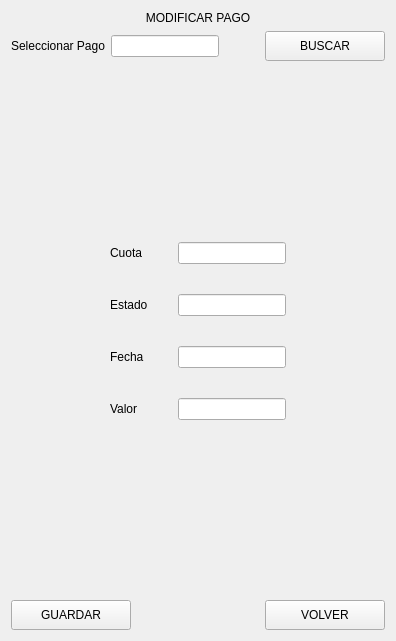
               <widget class="QWidget" name="page_11modificar_pago">
                <layout class="QVBoxLayout" name="verticalLayout_35">
                 <item>
                  <widget class="QLabel" name="label_56">
                   <property name="text">
                    <string>MODIFICAR PAGO</string>
                   </property>
                   <property name="alignment">
                    <set>Qt::AlignmentFlag::AlignCenter</set>
                   </property>
                  </widget>
                 </item>
                 <item>
                  <layout class="QHBoxLayout" name="horizontalLayout_30">
                   <item>
                    <widget class="QLabel" name="label_62">
                     <property name="text">
                      <string>Seleccionar Pago</string>
                     </property>
                    </widget>
                   </item>
                   <item>
                    <widget class="QLineEdit" name="lineEdit_35"/>
                   </item>
                   <item>
                    <spacer name="horizontalSpacer_36">
                     <property name="orientation">
                      <enum>Qt::Orientation::Horizontal</enum>
                     </property>
                     <property name="sizeHint" stdset="0">
                      <size>
                       <width>40</width>
                       <height>20</height>
                      </size>
                     </property>
                    </spacer>
                   </item>
                   <item>
                    <widget class="QPushButton" name="pushButton_27">
                     <property name="sizePolicy">
                      <sizepolicy hsizetype="Minimum" vsizetype="Fixed">
                       <horstretch>0</horstretch>
                       <verstretch>0</verstretch>
                      </sizepolicy>
                     </property>
                     <property name="minimumSize">
                      <size>
                       <width>120</width>
                       <height>30</height>
                      </size>
                     </property>
                     <property name="text">
                      <string>BUSCAR</string>
                     </property>
                     <property name="icon">
                      <iconset>
                       <normaloff>img/search.svg</normaloff>img/search.svg</iconset>
                     </property>
                    </widget>
                   </item>
                  </layout>
                 </item>
                 <item>
                  <spacer name="verticalSpacer_19">
                   <property name="orientation">
                    <enum>Qt::Orientation::Vertical</enum>
                   </property>
                   <property name="sizeHint" stdset="0">
                    <size>
                     <width>20</width>
                     <height>175</height>
                    </size>
                   </property>
                  </spacer>
                 </item>
                 <item>
                  <layout class="QHBoxLayout" name="horizontalLayout_29">
                   <property name="spacing">
                    <number>30</number>
                   </property>
                   <item>
                    <spacer name="horizontalSpacer_30">
                     <property name="orientation">
                      <enum>Qt::Orientation::Horizontal</enum>
                     </property>
                     <property name="sizeHint" stdset="0">
                      <size>
                       <width>40</width>
                       <height>20</height>
                      </size>
                     </property>
                    </spacer>
                   </item>
                   <item>
                    <layout class="QVBoxLayout" name="verticalLayout_34">
                     <property name="spacing">
                      <number>30</number>
                     </property>
                     <item>
                      <widget class="QLabel" name="label_63">
                       <property name="text">
                        <string>Cuota</string>
                       </property>
                      </widget>
                     </item>
                     <item>
                      <widget class="QLabel" name="label_64">
                       <property name="text">
                        <string>Estado</string>
                       </property>
                      </widget>
                     </item>
                     <item>
                      <widget class="QLabel" name="label_65">
                       <property name="text">
                        <string>Fecha</string>
                       </property>
                      </widget>
                     </item>
                     <item>
                      <widget class="QLabel" name="label_66">
                       <property name="text">
                        <string>Valor</string>
                       </property>
                      </widget>
                     </item>
                    </layout>
                   </item>
                   <item>
                    <layout class="QVBoxLayout" name="verticalLayout_33">
                     <property name="spacing">
                      <number>30</number>
                     </property>
                     <item>
                      <widget class="QLineEdit" name="lineEdit_36"/>
                     </item>
                     <item>
                      <widget class="QLineEdit" name="lineEdit_37"/>
                     </item>
                     <item>
                      <widget class="QLineEdit" name="lineEdit_38"/>
                     </item>
                     <item>
                      <widget class="QLineEdit" name="lineEdit_39"/>
                     </item>
                    </layout>
                   </item>
                   <item>
                    <spacer name="horizontalSpacer_31">
                     <property name="orientation">
                      <enum>Qt::Orientation::Horizontal</enum>
                     </property>
                     <property name="sizeHint" stdset="0">
                      <size>
                       <width>40</width>
                       <height>20</height>
                      </size>
                     </property>
                    </spacer>
                   </item>
                  </layout>
                 </item>
                 <item>
                  <spacer name="verticalSpacer_20">
                   <property name="orientation">
                    <enum>Qt::Orientation::Vertical</enum>
                   </property>
                   <property name="sizeHint" stdset="0">
                    <size>
                     <width>20</width>
                     <height>174</height>
                    </size>
                   </property>
                  </spacer>
                 </item>
                 <item>
                  <layout class="QHBoxLayout" name="horizontalLayout_28">
                   <item>
                    <widget class="QPushButton" name="pushButton_29">
                     <property name="sizePolicy">
                      <sizepolicy hsizetype="Minimum" vsizetype="Fixed">
                       <horstretch>0</horstretch>
                       <verstretch>0</verstretch>
                      </sizepolicy>
                     </property>
                     <property name="minimumSize">
                      <size>
                       <width>120</width>
                       <height>30</height>
                      </size>
                     </property>
                     <property name="text">
                      <string>GUARDAR</string>
                     </property>
                     <property name="icon">
                      <iconset>
                       <normaloff>img/save.svg</normaloff>img/save.svg</iconset>
                     </property>
                    </widget>
                   </item>
                   <item>
                    <spacer name="horizontalSpacer_29">
                     <property name="orientation">
                      <enum>Qt::Orientation::Horizontal</enum>
                     </property>
                     <property name="sizeHint" stdset="0">
                      <size>
                       <width>40</width>
                       <height>20</height>
                      </size>
                     </property>
                    </spacer>
                   </item>
                   <item>
                    <widget class="QPushButton" name="pushButton_30">
                     <property name="sizePolicy">
                      <sizepolicy hsizetype="Minimum" vsizetype="Fixed">
                       <horstretch>0</horstretch>
                       <verstretch>0</verstretch>
                      </sizepolicy>
                     </property>
                     <property name="minimumSize">
                      <size>
                       <width>120</width>
                       <height>30</height>
                      </size>
                     </property>
                     <property name="text">
                      <string>VOLVER</string>
                     </property>
                     <property name="icon">
                      <iconset>
                       <normaloff>img/corner-down-left.svg</normaloff>img/corner-down-left.svg</iconset>
                     </property>
                    </widget>
                   </item>
                  </layout>
                 </item>
                </layout>
               </widget>
